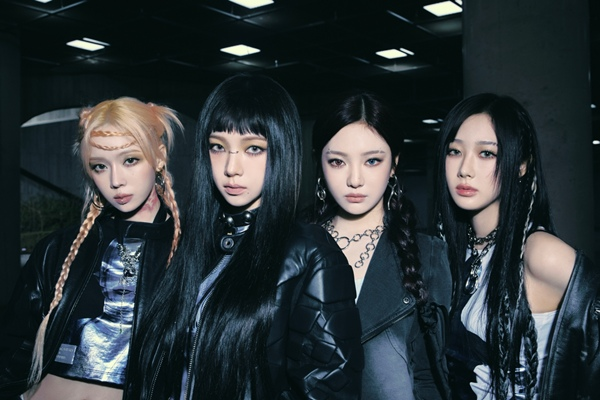
#> input picture ch20/openCV/aespa.jpg, 600 x 400 px, found by its file name
$ python opencv_cascade.py
#> lines starting #> are read from the running program, lines starting #| are printed output that depends on the picture; after the words box and inside, x2 and y2 are one past the last pixel; in counts of white or black regions, pixels touching at a corner belong together
# opencv_cascade.py

import cv2
import matplotlib.pyplot as plt

# 1. 이미지 파일 읽기
image = cv2.imread("/Users/min/Code/rokey/py_work/ch20/openCV/aespa.jpg")
#> image is the input picture: shape (400, 600, 3); mean B, G, R 56.6, 53.4, 44.9

# 2. 얼굴 검출을 위한 모델 확인
# 'haarcascade_eye.xml'
face_path = cv2.data.haarcascades + 'haarcascade_frontalface_default.xml'

# 3. 이미지를 그레이스케일로 변환
gray = cv2.cvtColor(image, cv2.COLOR_BGR2GRAY)
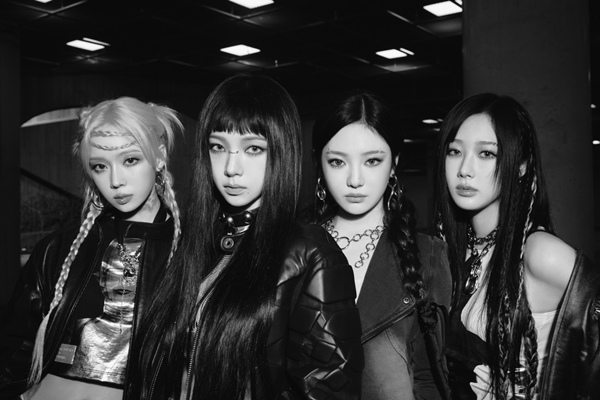
#> gray: shape (400, 600); min 2, max 252, mean 51.2

# 4. 케스케이드 분류기 생성
face_cascade = cv2.CascadeClassifier(face_path)

# 5. 얼굴 검출 수행
faces = face_cascade.detectMultiScale(gray,   # 입력 이미지
                                      scaleFactor = 1.1,   # 이미지 크기를 줄여가며 검출 (1.1배씩 감소 = 10% 씩 줄여가며 검사)
                                      minNeighbors = 5,   # 객체로 인지되기 위한 최소 중복 검출 수
                                      minSize = (30, 30))  # 검출할 객체의 최소 크기
#> faces = [[197, 121, 78, 78], [79, 134, 77, 77], [432, 128, 75, 75], [313, 128, 86, 86]]

print(faces)    # [x, y, w, h]
#| [[197 121  78  78]
#|  [ 79 134  77  77]
#|  [432 128  75  75]
#|  [313 128  86  86]]

# 6. 검출된 얼굴 주위에 사각형 그리기
for (x, y, w, h) in faces:
    cv2.rectangle(image, (x, y), (x + w, y + h), (255, 0, 0), 2)
#> this loop made 4 passes
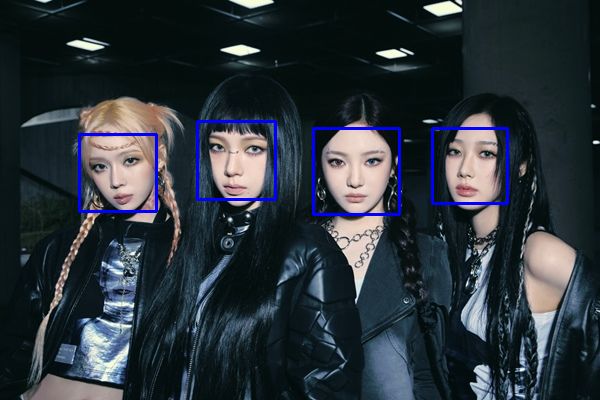
#> image: shape (400, 600, 3); 1.57% of pixels changed, all inside (x1, y1, x2, y2) = (78, 120, 509, 216)

# 이미지 창에 표시
cv2.imshow('loaded Image', image)
cv2.waitKey(0)
cv2.destroyAllWindows()

# 정면 얼굴에서 자주 나타나는 밝기 패턴을 단계적으로 검사해서 얼굴인지 판단
# -> 얼굴이라면 이런 패턴이어야 한다.

$ run again, with ch20/openCV/fresh_morning-mind-10152727_1920.png saved as ch20/openCV/aespa.jpg
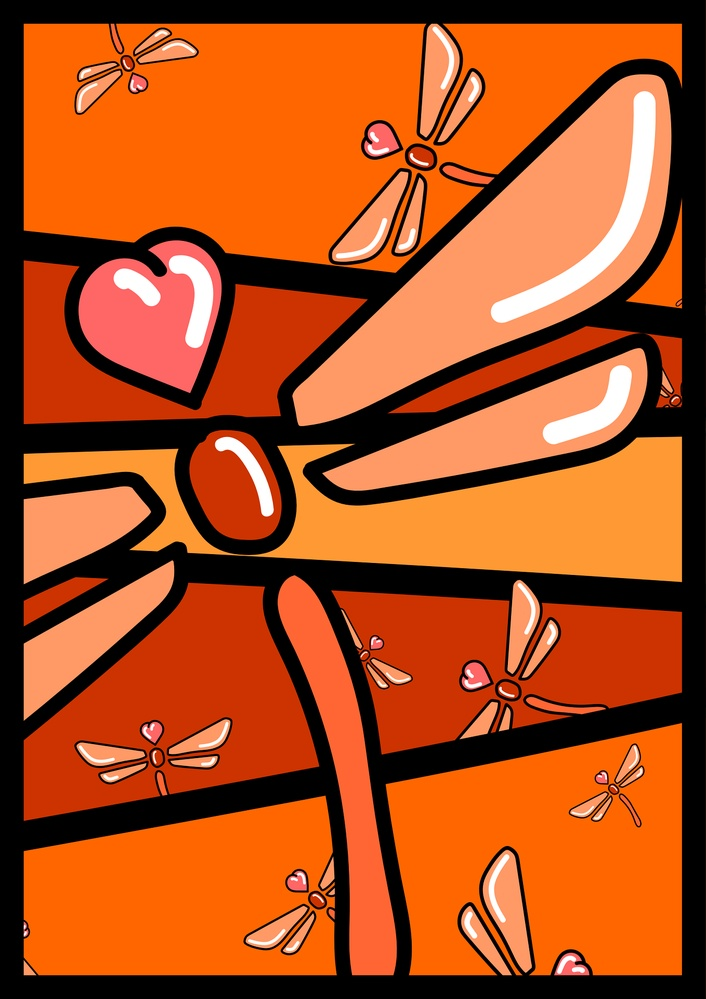
#> input picture ch20/openCV/fresh_morning-mind-10152727_1920.png, 706 x 999 px, shrunk from 1358 x 1920 before the run, found by its file name
#> image is the input picture: shape (999, 706, 3); mean B, G, R 27.8, 78.4, 172.3
#> `gray = cv2.cvtColor(image, cv2.COLOR_BGR2GRAY)`:
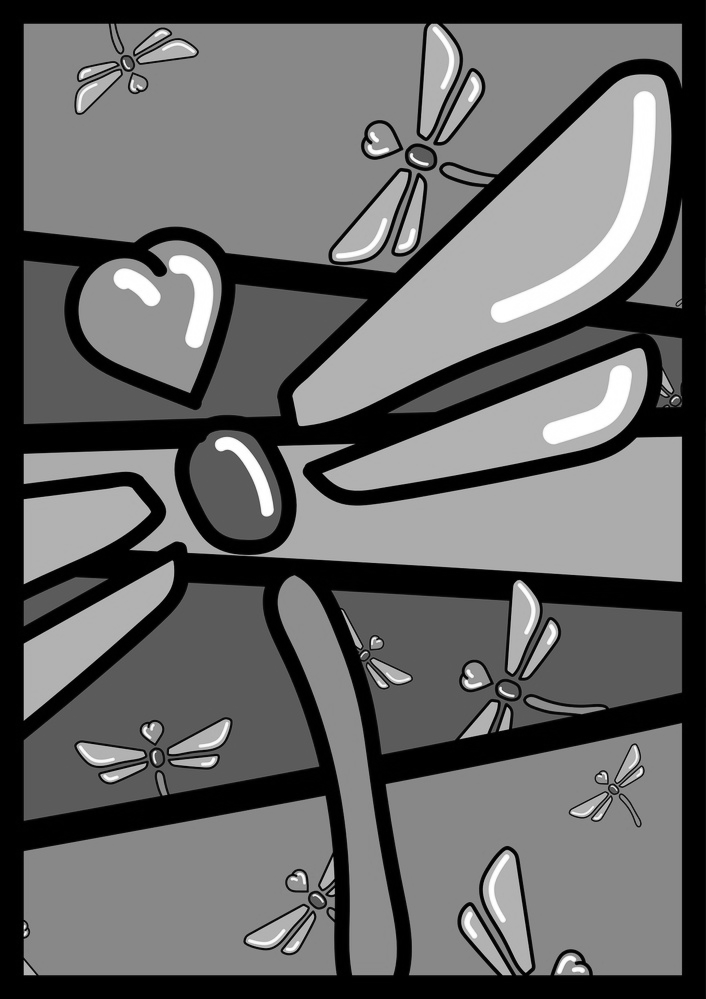
#> gray: shape (999, 706); min 0, max 255, mean 100.6
#> faces = ()
